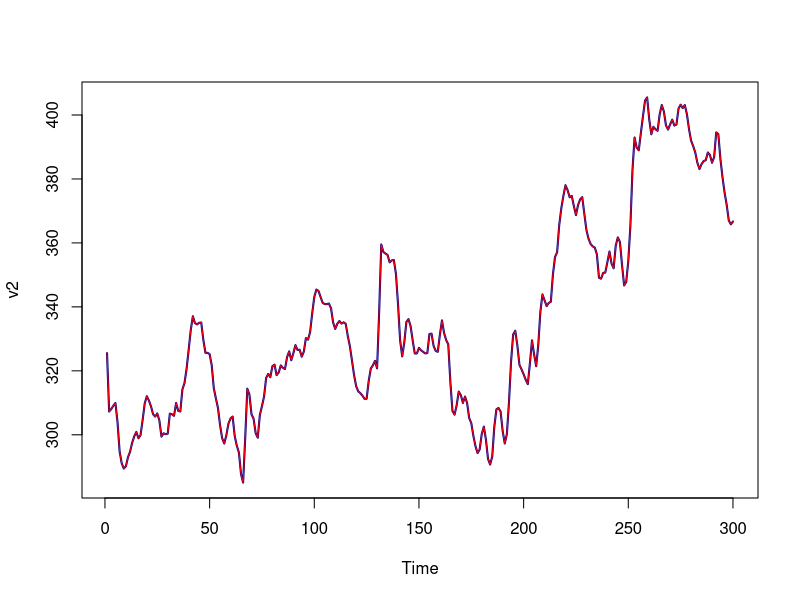
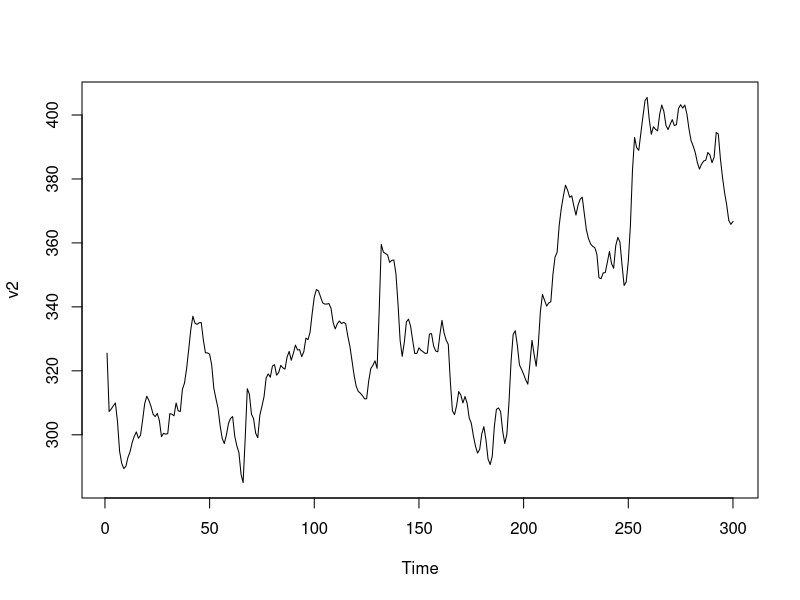
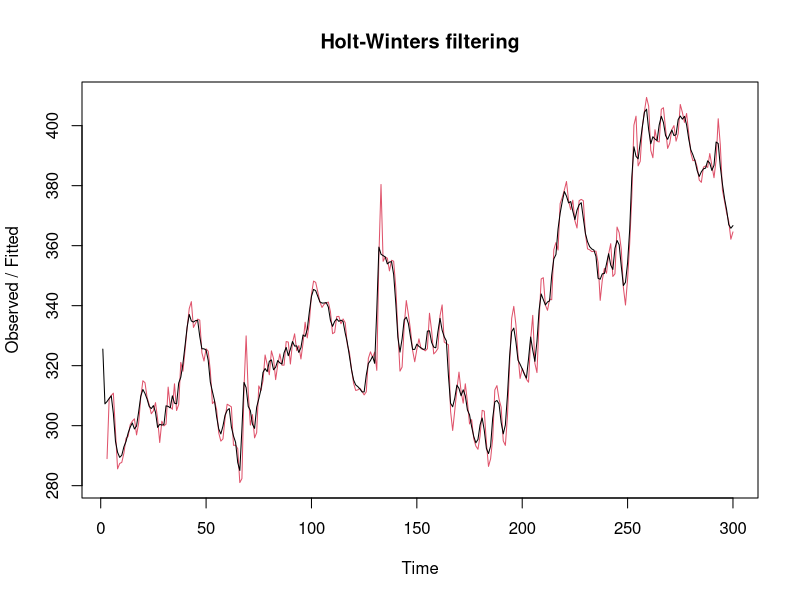
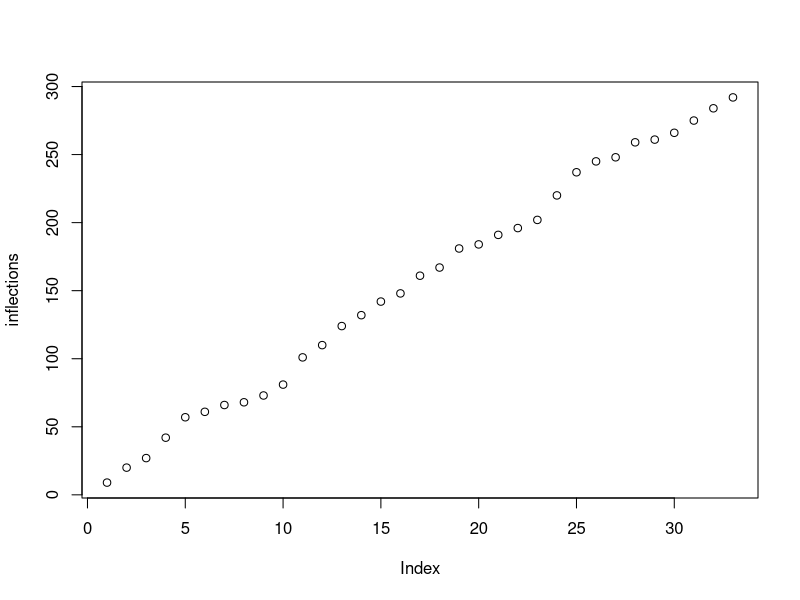
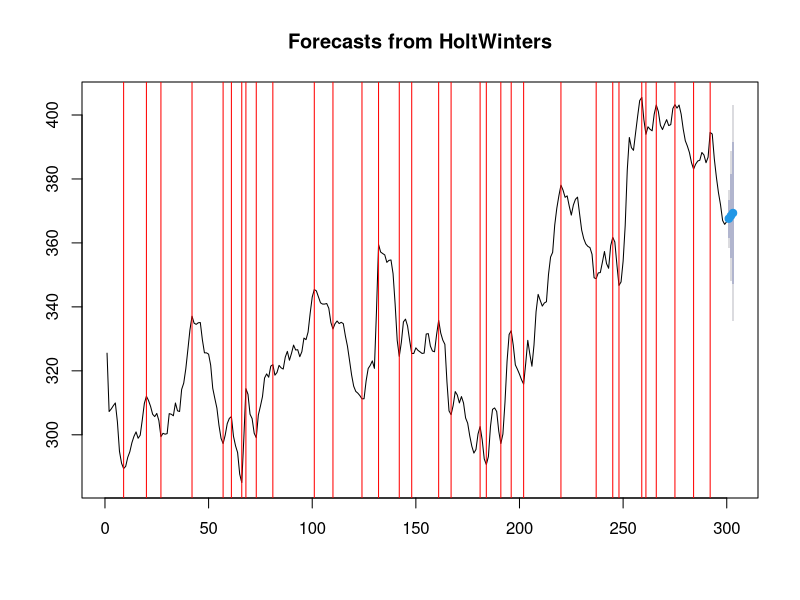

These charts were generated, in order, by the following R code:
setwd("/home/saienthan/College/SE/R");
library(forecast)
ms = read.csv("Normalized.csv",header = TRUE, sep=",",row.names=NULL)
dates <- ms$Date
ms$Date <-as.Date(dates,"%d-%b-%y")
v1 <- as.ts(ms$Value,start=c(2012,2),end=c(2015,1),frequency=1)
#v2 <- as.ts(ms$Value,ms$Date)
v2 <- window(v1,start=1,end=300)
#v2 <- ms$Open
plot(v2, type="l", col="darkblue", lwd=2)
lines(v2, lwd=1, col="red")
d2 <- diff(v2)
d2 <- d2>0
d2 <- d2*2 -1 
k <- 5
cutoff <- 10
scores <- sapply(k:(length(d2)-k), FUN=function(i){
  score <- abs(mean(-d2[ i-1:k ], na.rm=T) + mean(d2[ i+0:k ], na.rm=T))
})
scores <- sapply(k:(length(v2)-k), FUN=function(i){
  left <- (v2[sapply(i-1:k, max, 1) ]<v2[i])*2-1
  right <- (v2[sapply(i+1:k, min, length(v2)) ]<v2[i])*2-1
  
  score <- abs(sum(left) + sum(right))
})

inflections <- (k:(length(v2)-k))[scores>=cutoff]

plot(v2, type="l")
print(inflections)
fit <- HoltWinters(v2, gamma=FALSE)
plot(fit)
plot(inflections)
forecasted <- forecast(fit,3)
plot(forecasted)
abline(v=inflections, col="red", lwd=1)

